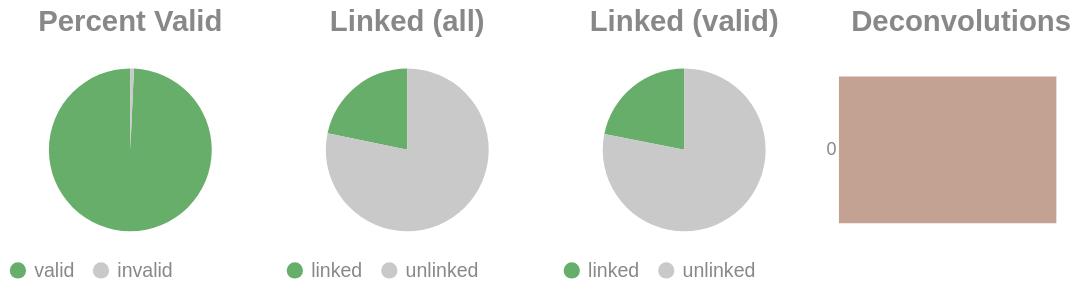

Notebook code for this chart:
### Code cell
if SKIPLR:
    pass
else:
    clash = Counter()
    for i in valids['molecule'].to_list():
        _mol = i.split("-")
        if len(_mol) == 1:
            clash.update('0')
        else:
            clash.update(_mol[-1])

    _d = {"deconvolutions": [], 'count': []}
    for k,v in clash.items():
        _d['deconvolutions'].append(k)
        _d['count'].append(v)

    tot_valid = valids['reads'].sum()
    mask = valids['reads'] >= 2
    n_linked_reads = valids.filter(mask)['reads'].sum()
    if n_linked_reads == 0:
        print_html("No linked molecules (>=2 reads) were detected; skipping linked-only distributions.")
        SKIPLR = True
    else:
        perc_valid = round(tot_valid / n_reads, 4)
        linked_perc_abs = round(n_linked_reads / n_reads, 4)
        linked_perc = round(n_linked_reads / tot_valid, 4)

    _valid = pl.DataFrame({"valids": ['valid', 'invalid'], "count": [tot_valid, n_reads - tot_valid]})
    _linked_abs = pl.DataFrame({"linked (absolute)": ['linked', 'unlinked'], "count": [n_linked_reads, n_reads - n_linked_reads]})
    _linked_rel = pl.DataFrame({"linked (valids)": ['linked', 'unlinked'], "count": [n_linked_reads, tot_valid - n_linked_reads]})

    (
        alt.hconcat(
            piechart(_valid, goodval = 'valid', title = "Percent Valid"),
            piechart(_linked_abs, goodval = "linked", title =  "Linked (all)"),
            piechart(_linked_rel, goodval = "linked", title =  "Linked (valid)"),
            convolutionbar(pl.DataFrame(_d), title = "Deconvolutions"),
            center = True,
            bounds = 'flush'
        )
        .resolve_scale(color='independent')
        .resolve_legend('independent')
        .properties(usermeta={'embedOptions': {"actions": False}})
    ).display()

### Figure 1 — Vega-Lite specification as saved in the notebook (floating-point values rounded to 4 significant figures)
{"width": "container", "height": 400, "config": {"title": {"anchor": "start", "dy": -15, "fontSize": 18, "color": "#888888", "subtitleColor": "#888888", "subtitleFontSize": 14}, "arc": {"fill": "#0072B2"}, "axis": {"domainColor": "#888888", "domainWidth": 0.5, "gridWidth": 0.2, "grid": false, "titleFontWeight": 400, "titleFontSize": 15, "labelFontSize": 11, "labelColor": "#888888", "tickColor": "#888888", "tickWidth": 0.2, "titleColor": "#888888"}, "axisBand": {"grid": false}, "axisX": {"grid": true, "tickSize": 10, "domainCap": "round"}, "axisY": {"domain": false, "grid": true, "tickSize": 0, "domainCap": "round"}, "background": "transparent", "header": {"labelFontSize": 15, "labelColor": "#888888", "titleFontSize": 15, "titleFontWeight": 600, "titleColor": "#888888"}, "legend": {"labelFont": "sans-serif", "labelFontSize": 12, "labelColor": "#888888", "symbolSize": 100, "symbolType": "circle", "titleFontSize": 12, "titlePadding": 10, "titleColor": "#888888", "title": null}, "range": {"category": ["#E69F00", "#56B4E9", "#009E73", "#F0E442", "#0072B2", "#D55E00", "#CC79A7", "#000000"], "diverging": ["#cfe8f3", "#a2d4ec", "#73bfe2", "#46abdb", "#1696d2", "#12719e"]}, "area": {"fill": "#0072B2", "fillOpacity": 0.7, "line": true, "strokeOpacity": 0.7}, "line": {"color": "#0072B2", "stroke": "#0072B2", "strokeWidth": 2}, "trail": {"color": "#0072B2", "stroke": "#0072B2", "strokeWidth": 0, "size": 1}, "point": {"filled": true, "fillOpacity": 1.0, "size": 95}, "text": {"color": "#888888", "fontSize": 11, "align": "right", "fontWeight": 400, "size": 11}, "bar": {"fill": "#0072B2", "stroke": null}, "view": {"stroke": null, "continuousWidth": 660, "continuousHeight": 400}}, "hconcat": [{"data": {"name": "data-de2d127f556e875dba4433ac26aef5bc"}, "mark": {"type": "arc"}, "encoding": {"color": {"field": "valids", "legend": {"orient": "bottom", "title": null}, "scale": {"domain": ["valid", "invalid"], "range": ["#68ae6b", "#C9C9C9"]}, "title": "Valids", "type": "nominal"}, "theta": {"field": "count", "type": "quantitative"}, "tooltip": [{"field": "valids", "title": "Valids", "type": "ordinal"}, {"field": "percent", "format": ".2%", "title": "Percent", "type": "quantitative"}, {"field": "count", "title": "Count", "type": "quantitative"}]}, "height": 100, "title": {"text": "Percent Valid", "align": "center", "anchor": "middle"}, "transform": [{"calculate": "datum.count / 4585443", "as": "percent"}], "width": 150}, {"data": {"name": "data-662e8fc7a5c25e3a4f1fe407b8729c98"}, "mark": {"type": "arc"}, "encoding": {"color": {"field": "linked (absolute)", "legend": {"orient": "bottom", "title": null}, "scale": {"domain": ["linked", "unlinked"], "range": ["#68ae6b", "#C9C9C9"]}, "title": "Linked (Absolute)", "type": "nominal"}, "theta": {"field": "count", "type": "quantitative"}, "tooltip": [{"field": "linked (absolute)", "title": "Linked (Absolute)", "type": "ordinal"}, {"field": "percent", "format": ".2%", "title": "Percent", "type": "quantitative"}, {"field": "count", "title": "Count", "type": "quantitative"}]}, "height": 100, "title": {"text": "Linked (all)", "align": "center", "anchor": "middle"}, "transform": [{"calculate": "datum.count / 4585443", "as": "percent"}], "width": 150}, {"data": {"name": "data-4f41b5f2a93c9016279b28c6c2358244"}, "mark": {"type": "arc"}, "encoding": {"color": {"field": "linked (valids)", "legend": {"orient": "bottom", "title": null}, "scale": {"domain": ["linked", "unlinked"], "range": ["#68ae6b", "#C9C9C9"]}, "title": "Linked (Valids)", "type": "nominal"}, "theta": {"field": "count", "type": "quantitative"}, "tooltip": [{"field": "linked (valids)", "title": "Linked (Valids)", "type": "ordinal"}, {"field": "percent", "format": ".2%", "title": "Percent", "type": "quantitative"}, {"field": "count", "title": "Count", "type": "quantitative"}]}, "height": 100, "title": {"text": "Linked (valid)", "align": "center", "anchor": "middle"}, "transform": [{"calculate": "datum.count / 4552916", "as": "percent"}], "width": 150}, {"data": {"name": "data-8ecd30978deafb39b0879fd2dd26058a"}, "mark": {"type": "bar"}, "encoding": {"color": {"field": "deconvolutions", "legend": null, "scale": {"scheme": "lightgreyred"}, "type": "nominal"}, "tooltip": [{"field": "deconvolutions", "title": "Deconvolutions", "type": "ordinal"}, {"field": "percent", "format": ".2%", "title": "Percent", "type": "quantitative"}, {"field": "count", "title": "Count", "type": "quantitative"}], "x": {"axis": null, "field": "count", "type": "quantitative"}, "y": {"field": "deconvolutions", "sort": "ascending", "title": null, "type": "nominal"}}, "height": 100, "title": {"text": "Deconvolutions", "align": "center", "anchor": "middle"}, "transform": [{"calculate": "datum.count / 4004347", "as": "percent"}], "width": 150}], "bounds": "flush", "center": true, "resolve": {"legend": {"angle": "independent"}, "scale": {"color": "independent"}}, "usermeta": {"embedOptions": {"actions": false}}, "$schema": "https://vega.github.io/schema/vega-lite/v6.1.0.json", "datasets": {"data-de2d127f556e875dba4433ac26aef5bc": [{"valids": "valid", "count": 4552916}, {"valids": "invalid", "count": 32527}], "data-662e8fc7a5c25e3a4f1fe407b8729c98": [{"linked (absolute)": "linked", "count": 995488}, {"linked (absolute)": "unlinked", "count": 3589955}], "data-4f41b5f2a93c9016279b28c6c2358244": [{"linked (valids)": "linked", "count": 995488}, {"linked (valids)": "unlinked", "count": 3557428}], "data-8ecd30978deafb39b0879fd2dd26058a": [{"deconvolutions": "0", "count": 4004347}]}}
